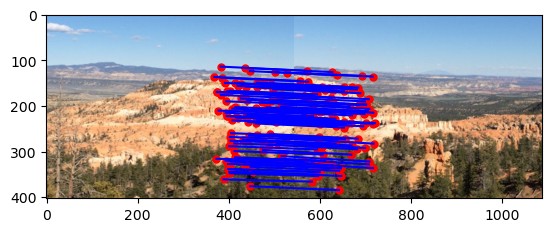
#> input picture images/all_matches_100.png, 552 x 232 px; its folder holds 2 pictures in this run
$ python stitch.py --left images/all_matches_100.png --right images/all_matches_grail.png
#> lines starting #> are read from the running program, lines starting #| are printed output that depends on the picture; long printed decimals are rounded
import argparse
import cv2
import matplotlib.pyplot as plt
import matplotlib
import numpy as np
from skimage.feature import corner_harris, corner_subpix, corner_peaks
import scipy.spatial.distance as dist


try:
    matplotlib.use("TkAgg")
except:
    pass


class ImageStitcher:
    def __init__(
        self,
        images,
        n_best_matches=100,
        random_sample_size=4,
        error_threshold=0.01,
        num_iterations=1000,
    ):

        self.n_best_matches = n_best_matches
        self.random_sample_size = random_sample_size
        self.error_threshold = error_threshold
        self.num_iterations = num_iterations

        self.images = [self.read_image(path) for path in images]
        self.gray_images = [img[0] for img in self.images]
        self.rgb_images = [
            cv2.normalize(img[2].astype("float"), None, 0.0, 1.0, cv2.NORM_MINMAX)
            for img in self.images
        ]
        self.sift = [self.SIFT(img[0]) for img in self.images]
        self.smoothing_window_size = 1

        self.matches = self.find_matches()
        (
            self.best_inliers,
            self.affine_transform,
            self.best_error,
            self.avg_residual,
        ) = self.ransac(self.matches)

    def visualize_best_inliers(self):
        self.plot_matches(self.best_inliers, "best_inliers.png")

    # harris corner detector
    # [44 lines left out: function harris_corner_detector, not called in this run]


    def save_image_opencv(self, image, filename="image.png"):
        image = cv2.cvtColor(image, cv2.COLOR_BGR2RGB)

    # [15 lines left out: function plot_sift_descriptors, not called in this run]

    def find_matches(self):
        max_matches = self.n_best_matches
        matches = []

        distance = dist.cdist(self.sift[0][1], self.sift[1][1], "euclidean")
        distance_ = dist.cdist(self.sift[0][1], self.sift[1][1], "correlation")

        # the sift descriptors are already normalized
        distance = dist.cdist(self.sift[0][1], self.sift[1][1], "euclidean")

        self.euclidean_distance = np.sum(distance)
        self.normalized_correlation_distance = np.sum(distance_)

        # find the minimum distance between descriptors
        for i in range(len(distance)):
            minIndx = np.argmin(distance[i])  # index of the minimum distance
            matches.append(
                (i, minIndx, distance[i][minIndx])
            )  # (index of the first image, index of the second image, distance)

        # sort the matches by distance
        matches = sorted(matches, key=lambda x: x[2])

        # take the first n_best_matches
        matches = matches[:max_matches]

        # map indices to sift descriptor points
        matches = np.array(
            list(
                map(
                    lambda x: list(self.sift[1][0][x[1]].pt + self.sift[0][0][x[0]].pt),
                    matches,
                )
            )
        )

        return matches

    def plot_matches(self, matches, filename="matches.png"):
        total_img = np.concatenate(self.rgb_images, axis=1)

        offset = total_img.shape[1] / 2
        _, ax = plt.subplots()
        ax.set_aspect("equal")
        ax.imshow(total_img)

        # matches are reversed for finding homography since homography is used to transform right image to left
        reverse_matches = matches[:, [2, 1, 0, 3]]
        x1 = reverse_matches[:, 0]
        y1 = reverse_matches[:, 1]
        x2 = reverse_matches[:, 2]
        y2 = reverse_matches[:, 3]
        ax.plot(x1, y1, "ro", markersize=5)
        ax.plot(x2 + offset, y2, "ro", markersize=5)
        ax.plot([x1, x2 + offset], [y1, y2], "b-")
        plt.savefig(filename, bbox_inches="tight")

    # returns sift keypoints and descriptors of the image
    def SIFT(self, img):
        siftDetector = cv2.xfeatures2d.SIFT_create()
        keypoints, descriptors = siftDetector.detectAndCompute(img, None)
        # normalize sift descriptors, minmax scaling
        descriptors = cv2.normalize(descriptors, None, 0.0, 1.0, cv2.NORM_MINMAX)
        return keypoints, descriptors

    # visualization of sift keypoints
    # [5 lines left out: function sift_keypoint_, not called in this run]

    # Read image and returns a touple of gray image, img, and rgb image
    def read_image(self, path):
        img = cv2.imread(path)

        # remove borders of image by 10 pixels
        img = img[10 : img.shape[0] - 10, 10 : img.shape[1] - 10]

        img_gray = cv2.cvtColor(img, cv2.COLOR_RGB2GRAY)
        img_rgb = cv2.cvtColor(img, cv2.COLOR_BGR2RGB)

        return img_gray, img, img_rgb

    def homography(self, matches):
        # find homography
        src_pts = matches[:, :2]  # src_pts is the first image
        dst_pts = matches[:, 2:]  # dst_pts is the second image

        # add 1 to the last column of src_pts
        src_pts = np.hstack((src_pts, np.ones((src_pts.shape[0], 1))))

        # use least squares to find transformation matrix
        H = np.linalg.lstsq(src_pts, dst_pts)[0]

        H = H.T
        # append [0, 0, 1] to the end of H
        H = np.vstack((H, [0, 0, 1]))

        return H

    # Find the error when using H to transform the points, H is a matrix of 3x3 and the points are 2x2
    def get_erros(self, H, points, normalize=True):

        src_pts = points[:, :2]
        dst_pts = points[:, 2:]

        # add axis to the points
        all_pts = np.concatenate((src_pts, np.ones((src_pts.shape[0], 1))), axis=1)

        transformed_src = np.dot(H, all_pts.T)

        # estimated error of the points
        error = np.linalg.norm((transformed_src.T[:, :2]) - dst_pts, axis=1) ** 2

        # nomalize the error with min and max
        if normalize:
            error = (error - np.min(error)) / (np.max(error) - np.min(error))

        return error

    # RANSAC algorithm to find the best homography
    def ransac(self, matches):

        threshold = self.error_threshold  # threshold for the error
        num_random_points = self.random_sample_size  # number of random points to sample
        iters = self.num_iterations  # number of iterations

        # At first we dont have any inliers
        num_best_inliers = 0
        best_error = np.inf

        # for each iteration of the RANSAC algorithm
        for i in range(iters):
            # random sample points
            permutated = np.random.permutation(matches)
            random_points = permutated[
                :num_random_points
            ]  # random_points is a list of random points
            rest = permutated[num_random_points:]  # rest is a list of rest points

            # find the transformation matrix
            H = self.homography(random_points)
            errors = self.get_erros(H, rest)  # errors is a list of errors
            all_error = np.sum(
                self.get_erros(H, matches)
            )  # all_error is the sum of all errors
            # find the inliers with the threshold
            inliers = rest[np.where(errors < threshold)[0]]

            # update the best inliers
            num_inliers = len(inliers)
            if all_error < best_error:
                best_error = all_error
                best_inliers = inliers.copy()  # save the best inliers
                num_best_inliers = num_inliers  # update the number of best inliers
                best_error_mean = np.mean(
                    self.get_erros(H, matches, normalize=False)
                )  # best error is the mean of the errors of all the matches
                best_H = H.copy()  # save the best H
                avg_residual_inliers = np.average(
                    self.get_erros(H, inliers, True)
                )  # average of the residual inliers

        return (
            best_inliers,
            best_H,
            best_error_mean,
            avg_residual_inliers,
        )  # return the best inliers, best H, and best error

    # stitch the images with the affine transformation
    def stitch(self, affineTransformation):

        # use the RGB images to stich
        # rbg_images[0] is the left image
        # rbg_images[1] is the right image
        imageLeft = self.rgb_images[0]
        imageRight = self.rgb_images[1]
        new_shape = (
            imageLeft.shape[1] + imageRight.shape[1],
            imageLeft.shape[0],
        )  # new shape of the image
        stitched_image = cv2.warpPerspective(
            imageRight, affineTransformation, new_shape
        )  # warp the image
        stitched_image[
            : imageLeft.shape[0], : imageLeft.shape[1]
        ] = imageLeft  # put the left image in the stitched image

        # Crop black part of the stitched image
        # from a point, if its black, it will be cropped
        # from the point, if its not black, it will be kept
        # and the rest will be cropped
        stitched_image = self.crop_black(stitched_image)

        return stitched_image

    # crop the black part of the image
    def crop_black(self, image):
        # find the top and bottom of the image
        top = 0
        bottom = image.shape[0]
        for i in range(image.shape[0]):
            if np.sum(image[i, :]) != 0:
                top = i
                break
        for i in range(image.shape[0] - 1, 0, -1):
            if np.sum(image[i, :]) != 0:
                bottom = i
                break
        # find the left and right of the image
        left = 0
        right = image.shape[1]
        for i in range(image.shape[1]):
            if np.sum(image[:, i]) != 0:
                left = i
                break
        for i in range(image.shape[1] - 1, 0, -1):
            if np.sum(image[:, i]) != 0:
                right = i
                break
        # crop the image
        image = image[top:bottom, left:right]
        return image

    def save_stitched_image(self, path):
        stitched_image = self.stitch(self.affine_transform)

        # denormalize the image
        stitched_image = (stitched_image * 255).astype(np.uint8)

        # RGB 2 BGR
        stitched_image = cv2.cvtColor(stitched_image, cv2.COLOR_RGB2BGR)

        # save the stitched image
        cv2.imwrite(path, stitched_image)

    # prints hyperparameters and error in markdown table format
    def print_hyper_parameters(self):
        print("| Parameter | Value |")
        print("| --- | --- |")
        print("| Random Sample Size | {} |".format(self.random_sample_size))
        print("| Num Iterations | {} |".format(self.num_iterations))
        print("| Error Threshold | {} |".format(self.error_threshold))
        print("| Number of Selected Best Matches | {} |".format(self.n_best_matches))
        print("| Number of Inliers | {} |".format(len(self.best_inliers)))
        print(
            "| Number of Outliers | {} |".format(
                self.n_best_matches - len(self.best_inliers)
            )
        )
        print(
            "| Accuracy | {} |".format(round(self.best_error, 6))
        )  # round to 2 decimal places
        print("| Average Residual Inliers | {} |".format(round(self.avg_residual, 6)))

    def save_matches(self, id):
        # save the matches
        self.plot_matches(self.matches, f"images/all_matches_{id}.png")
        self.plot_matches(self.best_inliers, f"images/best_inliers_{id}.png")


def run(params):


    images = [params.left, params.right]
    stitcher = ImageStitcher(
        images,
        n_best_matches=params.n_best_matches,
        random_sample_size=params.random_sample_size,
        error_threshold=params.ransac_threshold,
        num_iterations=params.ransac_iters,
    )
#> in read_image, img is the input picture: shape (232, 552, 3); mean B, G, R 178.6, 161.1, 167.6
#> call 2 of read_image, with path = 'images/all_matches_grail.png'
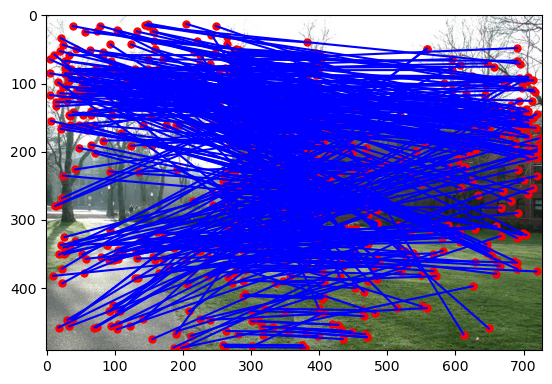
#> input picture images/all_matches_grail.png, 552 x 384 px
#> in read_image, img is the input picture: shape (384, 552, 3); mean B, G, R 202.9, 101.9, 109.3
#> in read_image (call 2), `img_gray = cv2.cvtColor(img, cv2.COLOR_RGB2GRAY)`:
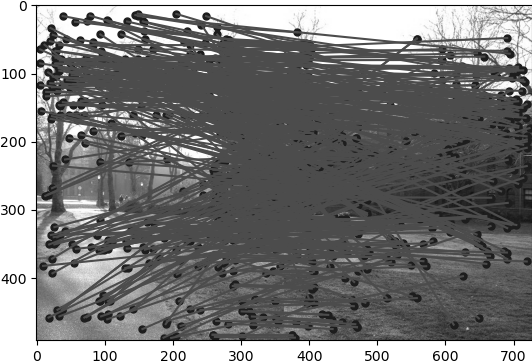
#> img_gray: shape (364, 532); min 0, max 255, mean 121.8
#> in __init__, `self.images = [self.read_image(path) for path in images]`: self.images = 2 items
#> in SIFT, `keypoints, descriptors = siftDetector.detectAndCompute(img, None)`: keypoints = 1130 keypoints; strongest (x, y, size): (392, 207, 2), (212, 206, 1.9), (7, 189, 1.9), (331, 108, 2.4)
#> in SIFT (call 2), `keypoints, descriptors = siftDetector.detectAndCompute(img, None)`: keypoints = 1518 keypoints; strongest (x, y, size): (63, 16, 5.3), (100, 34, 4.9), (75, 22, 5.7), (507, 38, 5.3)
#> in __init__, `self.sift = [self.SIFT(img[0]) for img in self.images]`: self.sift = 2 items
#> in find_matches, `distance = dist.cdist(self.sift[0][1], self.sift[1][1], "euclidean")`:
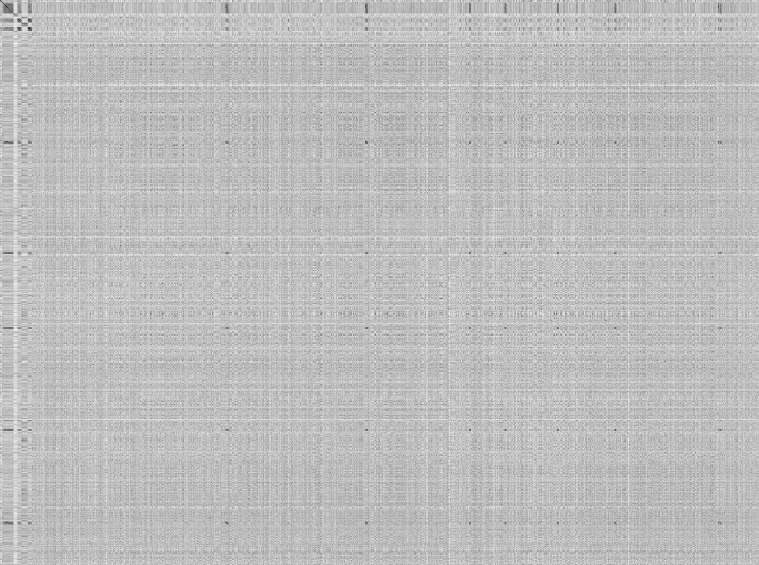
#> distance: shape (1130, 1518) float64 (shown at 1/2 size); min 0.09, max 3.32, mean 2.5; drawn with min black and max white
#> in find_matches, `distance_ = dist.cdist(self.sift[0][1], self.sift[1][1], "correlation")`:
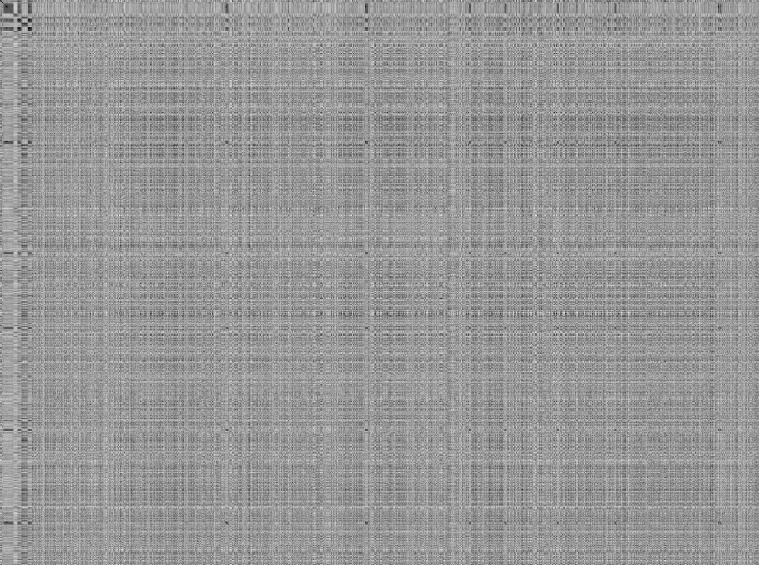
#> distance_: shape (1130, 1518) float64 (shown at 1/2 size); min 2.22e-16, max 1.43, mean 0.851; drawn with min black and max white
#> in find_matches, `self.euclidean_distance = np.sum(distance)`: self.euclidean_distance = 4288367.1
#> in find_matches, `self.normalized_correlation_distance = np.sum(distance_)`: self.normalized_correlation_distance = 1459019.2
#> the loop in find_matches, `for i in range(len(distance)):` made 1130 passes
#> minIndx on passes 1 to 3: 0, 1, 2
#> after the loop in find_matches, `for i in range(len(distance)):`: matches = 1130 items, first 6: (0, 0, 0.0912), (1, 1, 0.0913), (2, 2, 0.0916), (3, 3, 0.091), (4, 4, 0.0913), (5, 5, 0.0913)
#> in find_matches, `matches = sorted(matches, key=lambda x: x[2])`: matches = 1130 items, first 6: (1047, 23, 0.09), (7, 938, 0.0905), (640, 1211, 0.0905), (25, 734, 0.091), (3, 3, 0.091), (15, 15, 0.091)
#> in find_matches, `matches = matches[:max_matches]`: matches = 50 items, first 6: (1047, 23, 0.09), (7, 938, 0.0905), (640, 1211, 0.0905), (25, 734, 0.091), (3, 3, 0.091), (15, 15, 0.091)
#> in find_matches, `matches = np.array( list( map( lambda x: list(self.sift[1][0][x[1]].pt..`: matches = 50 rows, first 6: [13.02, 72.1, 487, 203.1], [240, 357.3, 12.01, 144.3], [440.1, 353.9, 305.1, 202.9], [173, 357.4, 13.02, 98.4], [6.97, 209.7, 6.97, 142.7], [13.01, 280.4, 13.01, 189.4]
#> in __init__, `self.matches = self.find_matches()`: self.matches has the same summary as matches in find_matches
#> the loop in ransac, `for i in range(iters):` made 1000 passes
#> (H, all_error, num_inliers, best_error, best_error_mean, avg_residual_inliers) on pass 1: ([[-47.29, -3.64, 1134.1], [-15.73, -0.512, 370.6]], 5.88, 38, 5.88, 60313469.8, 0.0997)
#> (all_error, num_inliers, best_error, best_error_mean, best_H, avg_residual_inliers) on pass 3: (2.8, 38, 2.8, 13821, [[0.691, -0.00762, 5.42], [-0.0764, 0.662, 3.74], [0, 0, 1]], 0.0815)
    stitcher.save_stitched_image(params.output)
#> in stitch, `imageRight = self.rgb_images[1]`:
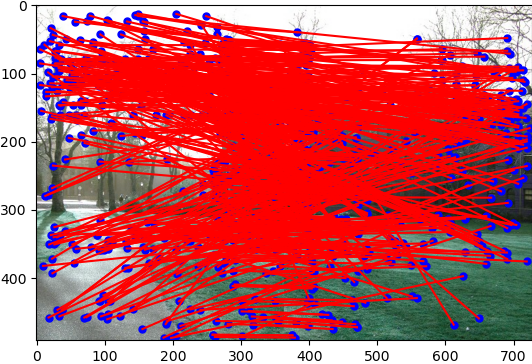
#> imageRight: shape (364, 532, 3) float64; mean of channels 0, 1, 2 0.376, 0.345, 0.778; drawn as B, G, R
#> in stitch, `stitched_image[ : imageLeft.shape[0], : imageLeft.shape[1] ] = imageLeft`:
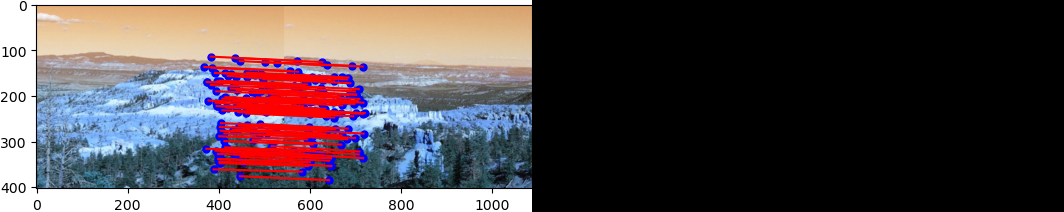
#> stitched_image: shape (212, 1064, 3) float64; mean of channels 0, 1, 2 0.306, 0.292, 0.331; drawn as B, G, R
#> in crop_black, `image = image[top:bottom, left:right]`:
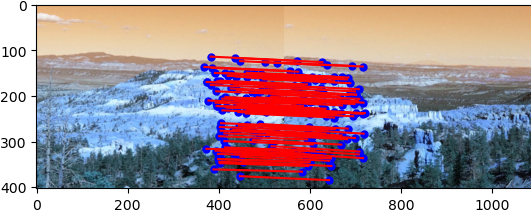
#> image: shape (211, 531, 3) float64; mean of channels 0, 1, 2 0.611, 0.582, 0.66; drawn as B, G, R
    stitcher.print_hyper_parameters()
#| | Number of Inliers | 38 |
#| | Number of Outliers | 12 |
#| | Accuracy | 13733.464 |
#| | Average Residual Inliers | 0.3451 |
    stitcher.save_matches("grail")


# [48 lines left out: functions run_experiment_1, run_experiment_on_threshold, not called in this run]


# arg parser for image stitching
parser = argparse.ArgumentParser()
parser.add_argument(
    "--left", type=str, help="path to left image", default="leftImage.png"
)
parser.add_argument(
    "--right", type=str, help="path to right image", default="rightImage.png"
)
parser.add_argument(
    "--output", type=str, help="path to output image", default="stitched.png"
)
parser.add_argument(
    "--plot-matches", action="store_true", help="plot the matches", default=False
)
parser.add_argument(
    "--sift-descriptors",
    action="store_true",
    help="plot the sift descriptors",
    default=False,
)
parser.add_argument(
    "--harr-descriptors",
    action="store_true",
    help="plot the harris descriptors",
    default=False,
)
parser.add_argument(
    "--n-best-matches", type=int, help="number of best matches", default=50
)
parser.add_argument(
    "--random-sample-size",
    type=int,
    help="number of random sample size for ransac",
    default=4,
)
parser.add_argument(
    "--ransac-threshold", type=float, help="ransac threshold", default=0.01
)
parser.add_argument("--ransac-iters", type=int, help="ransac iterations", default=1000)

parser = parser.parse_args()


#> (the run stopped early here; a loop or call above may not have finished)
